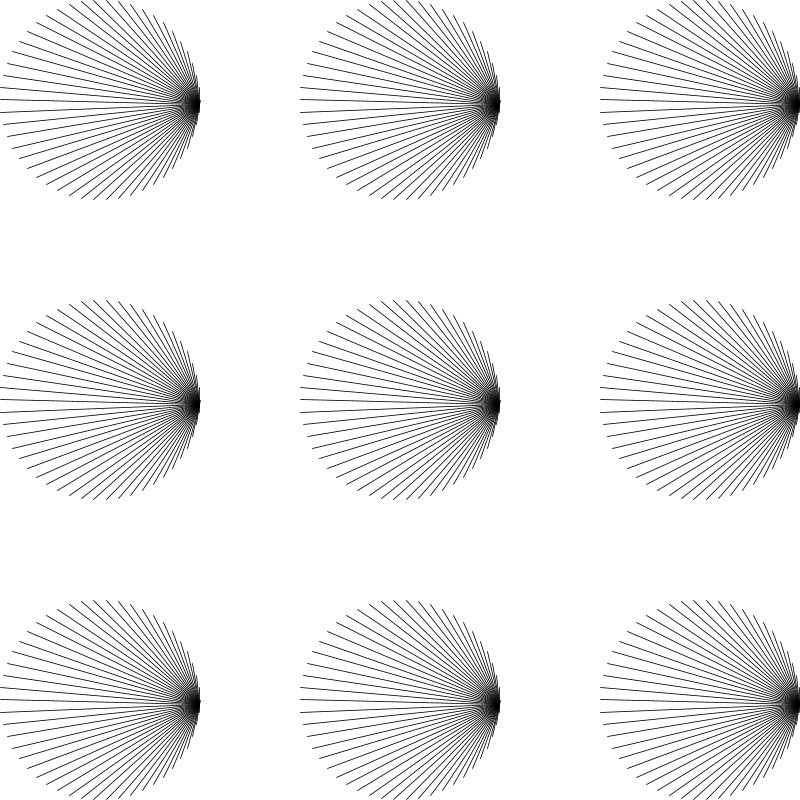
Frame 1 (no input)
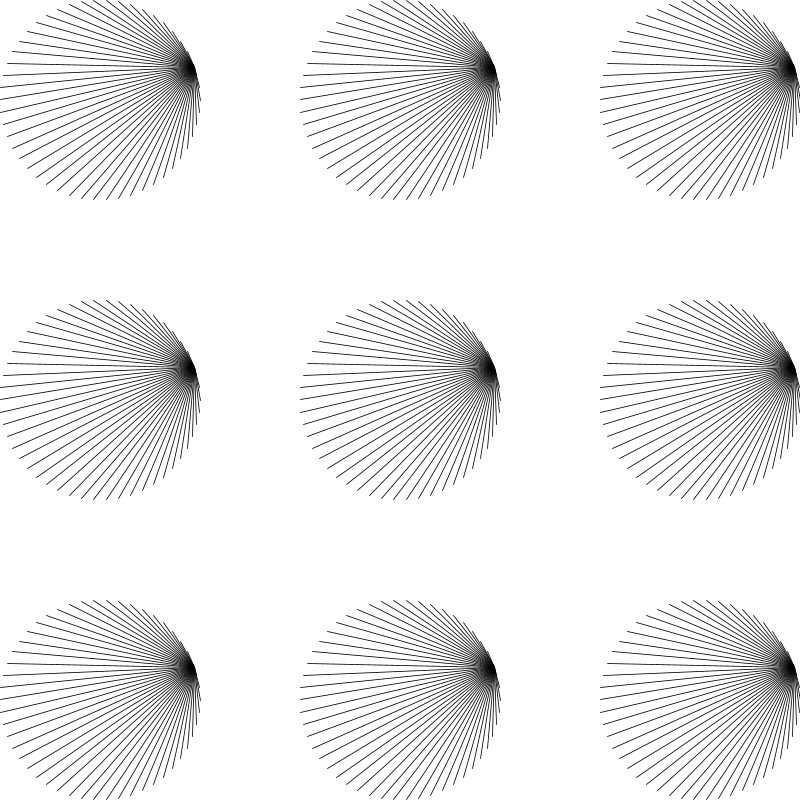
Frame 60 (the mouse pressed at the canvas centre just before this capture)
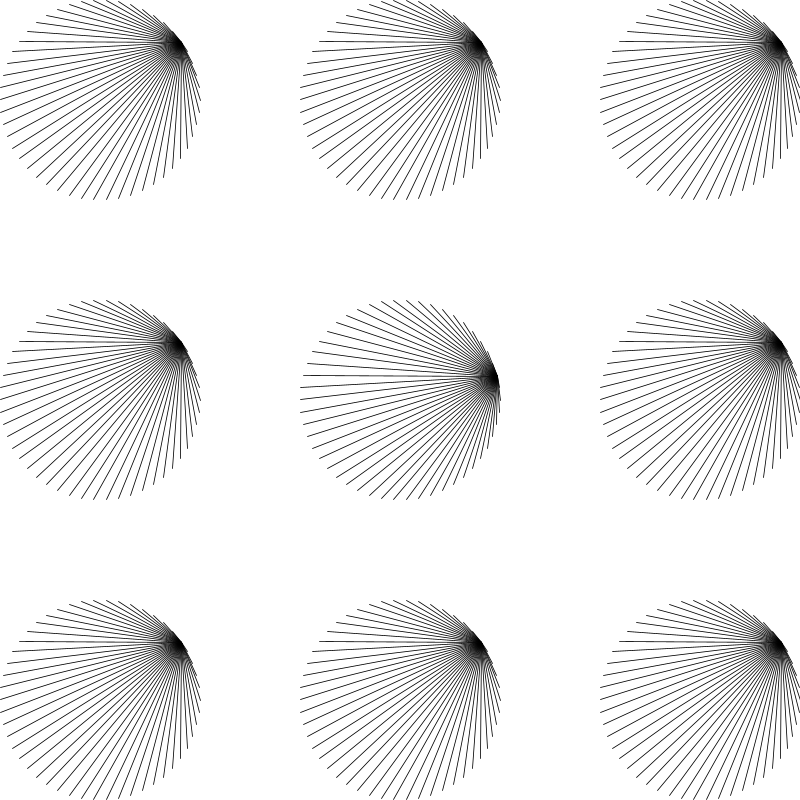
Frame 120 (the mouse held since frame 60 and released just before this capture)

The Processing sketch that drew these frames (run headless with seeded random() and noise(); from frame 60 on, the mouse is pressed at the canvas centre):

// Processing sketch: sketch_30junarrays_spinningshuttlecocks
// ── sketch_30junarrays_spinningshuttlecocks.pde
Particle a;
Particle []many =new Particle[9];



void setup() {
  size(800, 800);
  float cols=3;
  a=new Particle(10, 10);
  a.x = width/2;
  for (int i=0; i<many.length; i++) {
    float rowX=i % cols;
    float colY=(i-rowX)/cols;
    many[i]=new Particle(100+rowX*300, 100+colY*300);
  }
}

void draw() {
  background(255);
 // a.display();
  //a.update();
  //a.mousymove();
  for (int i=0; i<many.length; i++) {
   many[i].display();
    many[i].update();
    many[i].mousymove();
    
  }
}

void mousePressed() {
}

void keyPressed() {
  if (key=='s') {
    //save(System.currentTimeMills(),".png");
  }
}


// ── thing.pde
class Particle {

  int num = 50;
  float radius = 100;
  float center = 100;
  float osc;
  float x = 0;
  float y = 0;
  boolean stop =false; 

  Particle(float myx, float myy) {
    x= myx;
    y=myy;
  }

  void display() {
    //size(500, 500);
    smooth(8);
    // background(0);
    stroke(0);
    strokeWeight(.8);
  }

  void update() {
    pushMatrix();
    translate(x, y);

    if (stop==false) osc += 0.05;

    for (int i = 0; i < num; i++) {
      float x = center*cos(osc);
      float y = center*sin(osc);
      line( x, y, radius*cos(2*PI*i/num), radius*sin(2*PI*i/num));
    }
    
    popMatrix();
  }
  void mousymove() {




    float d = dist(x, y, mouseX, mouseY);
    if ( d < radius ) {
      println("inside!");
      osc-=0;
      stop=true;
    } else if (d>radius) {
      osc+=0.05;
      stop = false;
    }
  }
}
